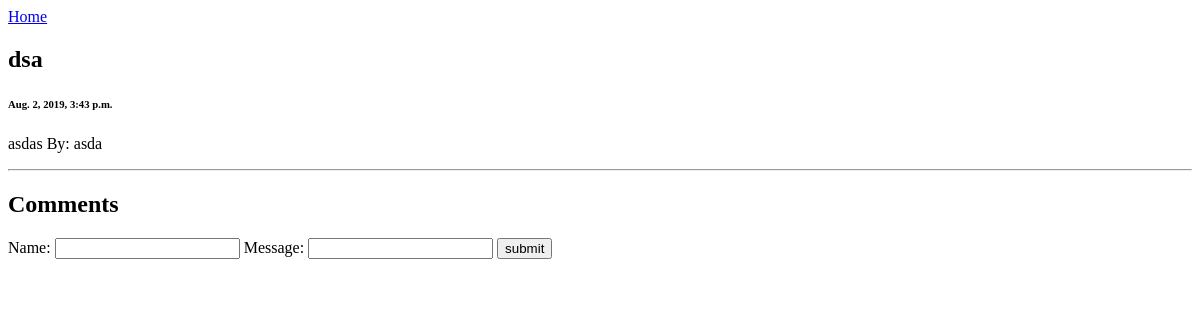
Page /home/1 on the earlier database version.
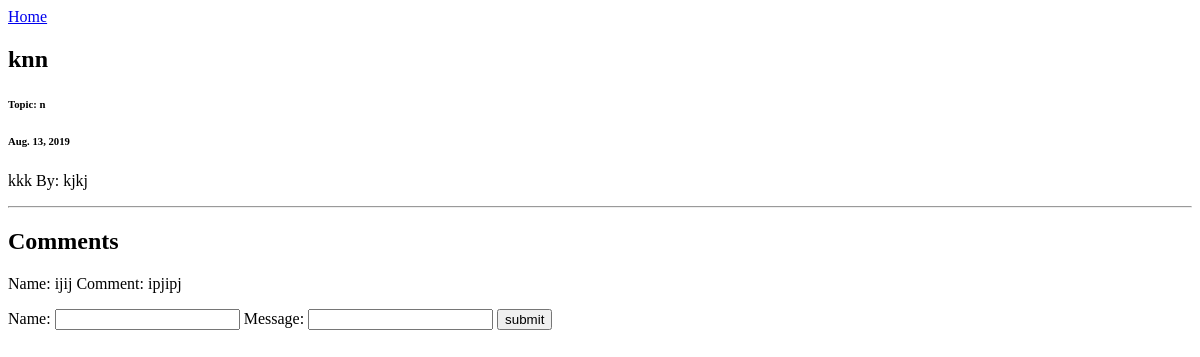
Same page on the later database version.
### blog_app/models.py (models this page shows, shortened)
class Article(models.Model):
    title = models.CharField(max_length=255, null=False)
    body = models.TextField()
    draft = models.BooleanField(default=True)
    published_date = models.DateField()
    author = models.CharField(max_length=255, null=False)

class Topic(models.Model):
    name_of_topic = models.CharField(max_length=255, null=True)
    article = models.ManyToManyField('Article', related_name="article_topics")
    def __str__(self):
        return f'{self.name_of_topic}'

class Comment(models.Model):
    name = models.CharField(max_length=255)
    created_at = models.DateTimeField(auto_now=True)
    message = models.CharField(max_length=255)
    article = models.ForeignKey(Article, on_delete=models.CASCADE, related_name='comments')

### blog_app/views.py (the view)
# urls.py: path('home/<int:id>', post_show, name='post_details'),
def post_show(request, id):
    article = Article.objects.get(pk=id)
    form = CommentForm()
    context = {
        'article': article,
        'comments': Comment.objects.filter(article=article),
        'form': form,
        'topics': Topic.objects.all()
    }
    return render(request, 'post.html', context)

### blog_app/models.py
class CommentForm(ModelForm):
    class Meta:
        model = Comment
        fields = ['name', 'message']

### blog_app/templates/post.html (shortened to what this page needs)
{% extends 'base.html' %}
{% block content %}
<div class='post-container'>
    <div class="post">
        <h2>{{article.title}}</h2>
           {% for top in topics %}
                        {% if top.id == article.id %}
                            <h6>Topic: {{top}}</h6>
                        {% endif %}
                    {% endfor %}
        <h6 class="date" >{{article.published_date}}</h6>
        <p>{{article.body}}
            <span class='author'> By: {{article.author}}</span>
            <hr >
        </p>
    </div>
    <div class="comment-container">
        <h2> Comments </h2>
        {% for comment in comments %}
            <p class='comments' > Name: {{comment.name}} <span> Comment: {{comment.message}} </span> </p>
        {% endfor %}
        <form action="{% url 'create_comment' %}" method="post">
                <div class='form-name' >
                    <label for='form-name' name='form-name' > Name: </label>
                        {{form.name}}
                    <label for='form-message' name='form-message'  > Message: </label>
                        {{form.message}}
                    <input class="form-submit" type="submit" name="submit" value="submit" >
                </div>
        </form>
    </div>
</div>
{% endblock %}

### blog_app/templates/base.html (shortened to what this page needs)
<html>
<head>
</head>
<body>
<header>
    <nav>
        <a href="/">Home</a>
    </nav>
</header>
{% block content %}
{% endblock %}
</body>
</html>

Differences in the rows shown:
changed Article: title "dsa" → "knn"; published_date "Aug. 2, 2019, 3:43 p.m." → "Aug. 13, 2019"; body "asdas" → "kkk"; author "asda" → "kjkj"
added Topic: name_of_topic "n"
added Comment: name "ijij", message "ipjipj"
